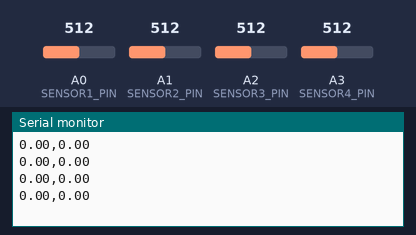
Bench run of a sketch on a simulated Arduino Uno, built with avr-gcc and run on an emulated ATmega328P. On the bench: the last lines printed to the serial monitor. Inputs (shaded band) come from the test bench; at power-on: A0 (SENSOR1_PIN) = 512, A1 (SENSOR2_PIN) = 512, A2 (SENSOR3_PIN) = 512, A3 (SENSOR4_PIN) = 512.

Above: at 1.2 s.
1.3 s: A0 (SENSOR1_PIN) set to 490
At 1.68 s:
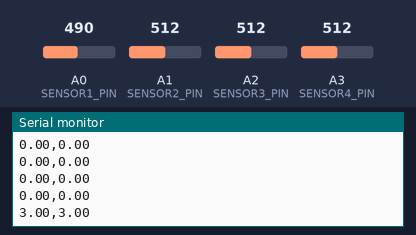
2.8 s: A1 (SENSOR2_PIN) set to 490
At 2.93 s:
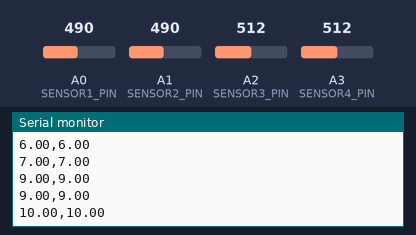
4.3 s: A2 (SENSOR3_PIN) set to 490
At 4.43 s:
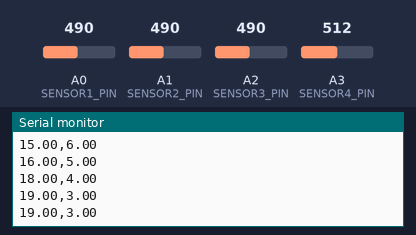
5.8 s: A3 (SENSOR4_PIN) set to 490
At 5.94 s:
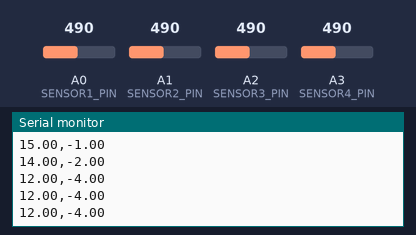
7.3 s: A0 (SENSOR1_PIN) set to 510
At 7.44 s:
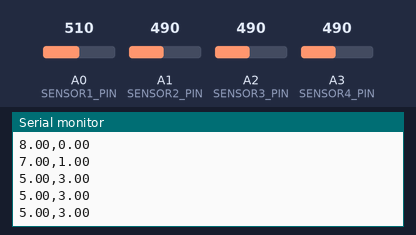
8.8 s: A1 (SENSOR2_PIN) set to 510
At 8.94 s:
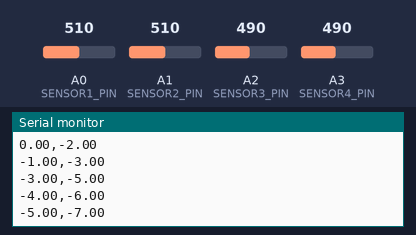
Timing chart, 0 to 11.3 s (numbered marks = the images above; inputs shaded):
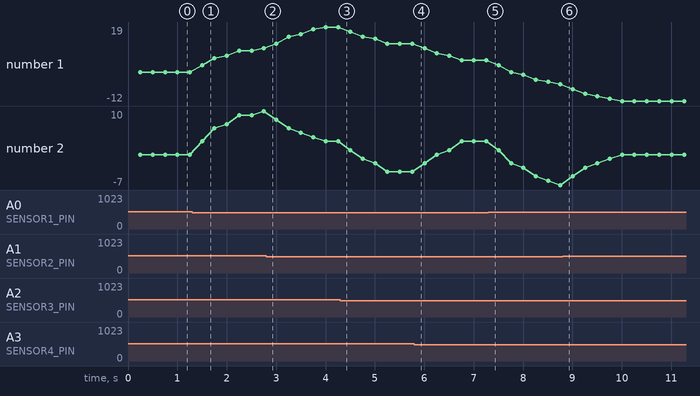

Measured:
- after the input at 1.3 s, the serial monitor: prints a new line after 0.20 s (image 1)
- plotted number 1: 0 → 10 after the input at 1.3 s, 10 → 19 after the input at 2.8 s, 5 → -5 after the input at 7.3 s, -5 → -12 after the input at 8.8 s
- plotted number 2: 0 → 10 after the input at 1.3 s, 3 → -4 after the input at 4.3 s, 3 → -7 after the input at 7.3 s

The sketch:

SolarTracker_PID.ino
```cpp
#include "PID.h"

#define STEPPER1_LIMIT_MIN  -350
#define STEPPER1_LIMIT_MAX  350
#define STEPPER2_LIMIT_MIN  -500
#define STEPPER2_LIMIT_MAX  500

#define POSITION_TOLERANCE  5

PID_TypeDef PID1, PID2;

void setup() {
  Serial_Init();
  Sensor_Init();
  Stepper_Init();
  // Konstanta PID : (Kp, Ki, Kd, Ts)
  // PID1 : Tilt
  PID1.SetConstants(0.1, 0.03, 0, 0.1);
  PID1.SetLimit(STEPPER1_LIMIT_MIN, STEPPER1_LIMIT_MAX);
  // PID2 : Yaw
  PID2.SetConstants(0.1, 0.03, 0, 0.1);
  PID2.SetLimit(STEPPER2_LIMIT_MIN, STEPPER2_LIMIT_MAX);
}

void loop() {
  Sensor_Handler();

  // Jika rata-rata sensor cahaya > 10
  if(Sensor_GetAvg() > 10){
    // Kontrol PID tilt
    PID1.Calculate(0, Sensor_GetXpos());
    if(abs(PID1.GetResult() - Stepper1_GetPos()) > POSITION_TOLERANCE){
      // Stepper tilt
      Stepper1_SetPos(PID1.GetResult());
    }

    // Kontrol PID yaw
    if(Stepper1_GetPos() < 0){
      PID2.Calculate(0, Sensor_GetYpos());
    }
    else{
      PID2.Calculate(0, -Sensor_GetYpos());
    }
    if(abs(PID2.GetResult() - Stepper2_GetPos()) > POSITION_TOLERANCE){
      // Stepper yaw
      Stepper2_SetPos(PID2.GetResult());
    }
  }
  else{
    PID1.Reset();
    PID2.Reset();
    Stepper1_SetPos(0);
    Stepper2_SetPos(0);
  }

  Stepper_Handler();
  Serial_Handler();
}
```

PID.h
```cpp
#pragma once

struct PID_TypeDef{
    void SetLimit(float mn, float mx);
    void SetConstants(float kp, float ki, float kd, float ts);
    void Calculate(float sp, float av);
    float GetResult(void);
    void Reset(void);
    float GetError();

    private:
    float mn, mx;
    float kp, ki, kd, ts;
    float e, se, le, de, u;
    uint32_t timer;
};
```

PID.ino
```cpp
#include "PID.h"

void PID_TypeDef::SetLimit(float mn, float mx){
  this->mn = mn;
  this->mx = mx;
}

void PID_TypeDef::SetConstants(float kp, float ki, float kd, float ts){
  this->kp = kp;
  this->ki = ki;
  this->kd = kd;
  this->ts = ts;
  Reset();
}

void PID_TypeDef::Calculate(float sp, float av){
  e = sp - av;
  if(millis() - timer >= ts * 1000){
    de = e - le;
    if((u >= mx && e < 0)&& (u <= mn && e > 0)){
      se += e;
    }
    else if(u > mn && u < mx){
      se += e;
    }

    timer = millis();
  }
  u = (kp * e) + (ki * se) + (kd * de);
  u = (u < mn ? mn : (u > mx ? mx : u));
}

void PID_TypeDef::Reset(){
  u = 0;
  le = 0;
  de = 0;
  se = 0;
  e = 0;
}

float PID_TypeDef::GetError(){
  return e;
}

float PID_TypeDef::GetResult(){
  return u;
}
```

Sensor.ino
```cpp
#define SENSOR1_PIN A0
#define SENSOR2_PIN A1
#define SENSOR3_PIN A2
#define SENSOR4_PIN A3

#define SENSOR_SAMPLE_INTERVAL  100
#define SENSOR_FILTER_KF        8

uint32_t sensorTimer;
int16_t sensorRawData[4];
int16_t sensorData[4];
uint16_t sensorAvg;

const uint16_t sensorOffset[4] = {0, 0, 0, 0};

void Sensor_Init(){
  pinMode(SENSOR1_PIN, INPUT);
  pinMode(SENSOR2_PIN, INPUT);
  pinMode(SENSOR3_PIN, INPUT);
  pinMode(SENSOR4_PIN, INPUT);
}

void Sensor_Handler(){
  if(millis() - sensorTimer >= SENSOR_SAMPLE_INTERVAL){
    sensorRawData[0] = analogRead(SENSOR1_PIN) - sensorOffset[0];
    sensorRawData[1] = analogRead(SENSOR2_PIN) - sensorOffset[1];
    sensorRawData[2] = analogRead(SENSOR3_PIN) - sensorOffset[2];
    sensorRawData[3] = analogRead(SENSOR4_PIN) - sensorOffset[3];
    for(uint8_t i = 0; i < 4; i++){
      sensorData[i] = (sensorRawData[i] + (sensorData[i] * SENSOR_FILTER_KF)) / (SENSOR_FILTER_KF + 1);
    }
    sensorAvg = (sensorData[0] + sensorData[1] + sensorData[2] + sensorData[3]) / 4;

    sensorTimer = millis();
  }
}

int16_t Sensor_GetAvg(){
  return sensorAvg;
}

int16_t Sensor_GetXpos(){
  uint16_t avg1, avg2;

  avg1 = (sensorData[0] + sensorData[1]) / 2;
  avg2 = (sensorData[2] + sensorData[3]) / 2;

  return avg1 - avg2;
}

int16_t Sensor_GetYpos(){
  uint16_t avg1, avg2;

  avg1 = (sensorData[0] + sensorData[3]) / 2;
  avg2 = (sensorData[1] + sensorData[2]) / 2;

  return avg2 - avg1;
}

int16_t Sensor1_GetData(){
  return sensorData[0];
}
int16_t Sensor2_GetData(){
  return sensorData[1];
}
int16_t Sensor3_GetData(){
  return sensorData[2];
}
int16_t Sensor4_GetData(){
  return sensorData[3];
}
```

Serial.ino
```cpp
#define SERIAL_TX_INTERVAL  250

uint32_t serialTimer;

void Serial_Init(){
  Serial.begin(115200);
}

void Serial_Handler(){
  if(millis() - serialTimer >= SERIAL_TX_INTERVAL){
//    Serial.print(Sensor1_GetData());
//    Serial.print(",");
//    Serial.print(Sensor2_GetData());
//    Serial.print(",");
//    Serial.print(Sensor3_GetData());
//    Serial.print(",");
//    Serial.print(Sensor4_GetData());
//    Serial.println("");

//    Serial.print(Stepper1_GetPos());
//    Serial.print(",");
//    Serial.print(Stepper2_GetPos());
//    Serial.println("");

    Serial.print(PID1.GetError());
    Serial.print(",");
    Serial.print(PID2.GetError());
    Serial.println("");

    serialTimer = millis();
  }
}
```

Stepper.ino
```cpp
#define STEPPER1_PUL_PIN  8
#define STEPPER1_DIR_PIN  9
#define STEPPER2_PUL_PIN  10
#define STEPPER2_DIR_PIN  11

#define STEPPER_PULSE_INTERVAL  20

int32_t stepper1PulseNow;
int32_t stepper1PulseSet;
int32_t stepper2PulseNow;
int32_t stepper2PulseSet;
int32_t stepperTimer;

void Stepper_Init(){
  pinMode(STEPPER1_PUL_PIN, OUTPUT);
  pinMode(STEPPER1_DIR_PIN, OUTPUT);
  pinMode(STEPPER2_PUL_PIN, OUTPUT);
  pinMode(STEPPER2_DIR_PIN, OUTPUT);
}

void Stepper_Handler(){
  if(millis() - stepperTimer >= STEPPER_PULSE_INTERVAL){
    if(stepper1PulseSet > stepper1PulseNow){
      digitalWrite(STEPPER1_DIR_PIN, HIGH);
      digitalWrite(STEPPER1_PUL_PIN, HIGH);
      digitalWrite(STEPPER1_PUL_PIN, LOW);
      stepper1PulseNow++;
    }
    else if(stepper1PulseSet < stepper1PulseNow){
      digitalWrite(STEPPER1_DIR_PIN, LOW);
      digitalWrite(STEPPER1_PUL_PIN, HIGH);
      digitalWrite(STEPPER1_PUL_PIN, LOW);
      stepper1PulseNow--;
    }

    if(stepper2PulseSet > stepper2PulseNow){
      digitalWrite(STEPPER2_DIR_PIN, HIGH);
      digitalWrite(STEPPER2_PUL_PIN, HIGH);
      digitalWrite(STEPPER2_PUL_PIN, LOW);
      stepper2PulseNow++;
    }
    else if(stepper2PulseSet < stepper2PulseNow){
      digitalWrite(STEPPER2_DIR_PIN, LOW);
      digitalWrite(STEPPER2_PUL_PIN, HIGH);
      digitalWrite(STEPPER2_PUL_PIN, LOW);
      stepper2PulseNow--;
    }

    stepperTimer = millis();
  }
}

void Stepper1_SetPos(int32_t pos){
  stepper1PulseSet = pos;
}
void Stepper2_SetPos(int32_t pos){
  stepper2PulseSet = pos;
}

int32_t Stepper1_GetPos(){
  return stepper1PulseNow;
}
int32_t Stepper2_GetPos(){
  return stepper2PulseNow;
}
```
